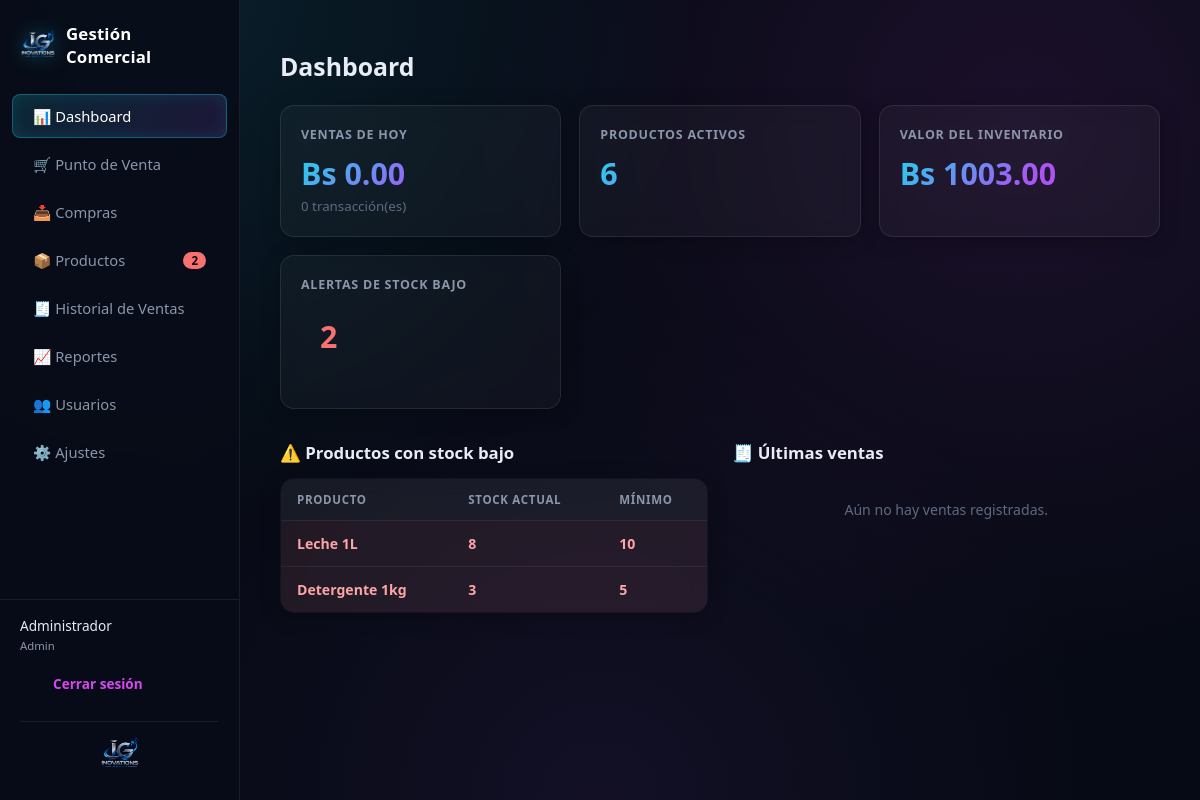
Page /dashboard (signed in) on the committed database.
### tables this page shows
CREATE TABLE Productos (
            ID_Producto     INTEGER PRIMARY KEY AUTOINCREMENT,
            Nombre          TEXT NOT NULL,
            Categoria       TEXT,
            Precio_Compra   REAL NOT NULL DEFAULT 0,
            Precio_Venta    REAL NOT NULL DEFAULT 0,
            Stock_Actual    INTEGER NOT NULL DEFAULT 0,
            Stock_Minimo    INTEGER NOT NULL DEFAULT 5,
            Activo          INTEGER NOT NULL DEFAULT 1
        );

### app.py (the view)
@app.route("/dashboard")
@login_required
def dashboard():
    conn = get_connection()
    total_productos = conn.execute("SELECT COUNT(*) c FROM Productos WHERE Activo=1").fetchone()["c"]
    stock_bajo = conn.execute(
        "SELECT * FROM Productos WHERE Stock_Actual <= Stock_Minimo AND Activo=1"
    ).fetchall()
    hoy = date.today().isoformat()
    ventas_hoy = conn.execute(
        "SELECT COUNT(*) c, COALESCE(SUM(Total),0) t FROM Ventas WHERE substr(FechaHora,1,10)=?",
        (hoy,),
    ).fetchone()
    valor_inventario = conn.execute(
        "SELECT COALESCE(SUM(Stock_Actual * Precio_Venta),0) v FROM Productos WHERE Activo=1"
    ).fetchone()["v"]
    ultimas_ventas = conn.execute(
        """SELECT v.ID_Venta, v.FechaHora, v.Total, u.NombreCompleto
           FROM Ventas v JOIN Usuarios u ON u.ID_Usuario = v.ID_Usuario
           ORDER BY v.ID_Venta DESC LIMIT 5"""
    ).fetchall()
    conn.close()
    return render_template(
        "dashboard.html",
        total_productos=total_productos,
        stock_bajo=stock_bajo,
        ventas_hoy_count=ventas_hoy["c"],
        ventas_hoy_total=ventas_hoy["t"],
        valor_inventario=valor_inventario,
        ultimas_ventas=ultimas_ventas,
    )

### app.py (called while the page is built)
def login_required(f):
    @wraps(f)
    def wrapper(*args, **kwargs):
        if "user_id" not in session:
            return redirect(url_for("login"))
        return f(*args, **kwargs)
    return wrapper

@app.context_processor
def inject_globals():
    conn = get_connection()
    stock_bajo = conn.execute(
        "SELECT COUNT(*) AS c FROM Productos WHERE Stock_Actual <= Stock_Minimo AND Activo=1"
    ).fetchone()["c"]
    conn.close()
    return dict(alertas_stock=stock_bajo, session=session)

### database.py (called while the page is built)
def get_connection():
    conn = sqlite3.connect(DB_PATH)
    conn.row_factory = sqlite3.Row
    conn.execute("PRAGMA foreign_keys = ON")
    return conn

### templates/dashboard.html (shortened to what this page needs)
{% extends "base.html" %}
{% block content %}
<h1>Dashboard</h1>
<div class="cards">
  <div class="card">
    <h3>Ventas de hoy</h3>
    <div class="value">Bs {{ "%.2f"|format(ventas_hoy_total) }}</div>
    <small>{{ ventas_hoy_count }} transacción(es)</small>
  </div>
  <div class="card">
    <h3>Productos activos</h3>
    <div class="value">{{ total_productos }}</div>
  </div>
  <div class="card">
    <h3>Valor del inventario</h3>
    <div class="value">Bs {{ "%.2f"|format(valor_inventario) }}</div>
  </div>
  <div class="card">
    <h3>Alertas de stock bajo</h3>
    <div class="value {{ 'alert' if stock_bajo|length > 0 }}">{{ stock_bajo|length }}</div>
  </div>
</div>
<div style="display:flex; gap: 25px; flex-wrap: wrap;">
  <div style="flex:1; min-width:320px;">
    <h2>⚠️ Productos con stock bajo</h2>
    {% if stock_bajo %}
    <table>
      <tr><th>Producto</th><th>Stock actual</th><th>Mínimo</th></tr>
      {% for p in stock_bajo %}
      <tr class="low-stock"><td>{{ p.Nombre }}</td><td>{{ p.Stock_Actual }}</td><td>{{ p.Stock_Minimo }}</td></tr>
      {% endfor %}
    </table>
    {% else %}
    <div class="empty-state">No hay alertas de stock. ✅</div>
    {% endif %}
  </div>
  <div style="flex:1; min-width:320px;">
    <h2>🧾 Últimas ventas</h2>
    {% if ultimas_ventas %}
    <table>
      <tr><th>#</th><th>Fecha</th><th>Cajero</th><th>Total</th></tr>
      {% for v in ultimas_ventas %}
      <tr><td>{{ v.ID_Venta }}</td><td>{{ v.FechaHora }}</td><td>{{ v.NombreCompleto }}</td><td>Bs {{ "%.2f"|format(v.Total) }}</td></tr>
      {% endfor %}
    </table>
    {% else %}
    <div class="empty-state">Aún no hay ventas registradas.</div>
    {% endif %}
  </div>
</div>
{% endblock %}

### static/css/style.css (style rules this page uses)
:root { --bg: #060a14; --bg-2: #0b1120; --sidebar-bg: rgba(8, 12, 24, 0.92); --card-bg: rgba(255, 255, 255, 0.035); --card-border: rgba(255, 255, 255, 0.09); --card-border-hover: rgba(34, 211, 238, 0.45); --cyan: #22d3ee; --magenta: #d946ef; --purple: #a855f7; --gradient: linear-gradient(135deg, var(--cyan) 0%, var(--purple) 55%, var(--magenta) 100%); --text: #e7ecf5; --text-dim: #8b96ab; --text-dimmer: #5f6a80; --verde: #22c55e; --acento: #eab308; --rojo: #f87171; --radius: 14px; --radius-sm: 8px; }
* { box-sizing: border-box; }
body { margin: 0; font-family: 'Segoe UI', system-ui, -apple-system, sans-serif; color: var(--text); background: radial-gradient(circle at 15% 0%, rgba(34, 211, 238, 0.10), transparent 40%), radial-gradient(circle at 85% 15%, rgba(217, 70, 239, 0.10), transparent 45%), radial-gradient(circle at 50% 100%, rgba(168, 85, 247, 0.08), transparent 50%), var(--bg); min-height: 100vh; }
.cards { display: grid; grid-template-columns: repeat(auto-fit, minmax(220px,1fr)); gap: 18px; margin-bottom: 32px; }
.card { background: var(--card-bg); border: 1px solid var(--card-border); border-radius: var(--radius); padding: 20px; backdrop-filter: blur(10px); box-shadow: 0 4px 20px rgba(0,0,0,.25); transition: border-color .15s ease; }
.card h3 { margin: 0 0 10px; font-size: .78rem; color: var(--text-dim); font-weight: 600; text-transform: uppercase; letter-spacing: .06em; }
.card .value { font-size: 1.9rem; font-weight: 700; background: var(--gradient); -webkit-background-clip: text; background-clip: text; -webkit-text-fill-color: transparent; }
.card .value.alert { background: none; -webkit-text-fill-color: unset; color: var(--rojo); }
.card small { color: var(--text-dimmer); }
h1 { font-size: 1.55rem; margin-bottom: 22px; font-weight: 700; color: var(--text); }
h2 { font-size: 1.05rem; margin-top: 0; color: var(--text); font-weight: 600; }
table { width: 100%; border-collapse: collapse; background: var(--card-bg); border: 1px solid var(--card-border); border-radius: var(--radius); overflow: hidden; backdrop-filter: blur(10px); box-shadow: 0 4px 20px rgba(0,0,0,.25); }
th, td { padding: 13px 16px; text-align: left; font-size: .88rem; border-bottom: 1px solid rgba(255,255,255,0.06); }
th { background: rgba(255,255,255,0.03); color: var(--text-dim); font-weight: 700; font-size: .72rem; text-transform: uppercase; letter-spacing: .06em; }
tr:last-child td { border-bottom: none; }
tr.low-stock { background: rgba(248, 113, 113, 0.07); }
tr.low-stock td { color: #fca5a5; font-weight: 600; }
.alert { padding: 12px 18px; border-radius: var(--radius-sm); margin-bottom: 18px; font-size: .88rem; border: 1px solid transparent; }
.empty-state { color: var(--text-dimmer); font-size: .88rem; padding: 22px 0; text-align:center; }

### rows in the picture
Productos: Nombre "Leche 1L", Stock_Actual "8", Stock_Minimo "10"
Productos: Nombre "Detergente 1kg", Stock_Actual "3", Stock_Minimo "5"

### other values in the picture
{{ alertas_stock }} "2"
{{ session.get('nombre') }} "Administrador"
{{ session.get('rol') }} "Admin"
{{ "%.2f"|format(ventas_hoy_total) }} "0.00"
{{ ventas_hoy_count }} "0"
{{ total_productos }} "6"
{{ "%.2f"|format(valor_inventario) }} "1003.00"
{{ stock_bajo|length }} "2"
